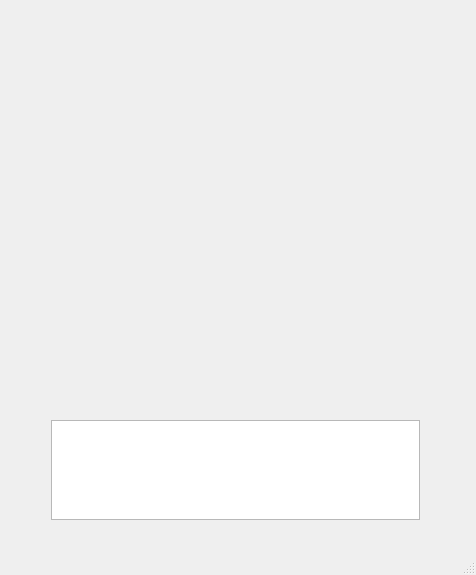
<?xml version="1.0" encoding="UTF-8"?>
<ui version="4.0">
 <class>MainWindow</class>
 <widget class="QMainWindow" name="MainWindow">
  <property name="geometry">
   <rect>
    <x>0</x>
    <y>0</y>
    <width>476</width>
    <height>575</height>
   </rect>
  </property>
  <property name="font">
   <font>
    <pointsize>12</pointsize>
   </font>
  </property>
  <property name="windowTitle">
   <string>Figures</string>
  </property>
  <property name="locale">
   <locale language="Ukrainian" country="Ukraine"/>
  </property>
  <widget class="QWidget" name="centralWidget">
   <widget class="QWidget" name="gridLayoutWidget">
    <property name="geometry">
     <rect>
      <x>20</x>
      <y>10</y>
      <width>431</width>
      <height>521</height>
     </rect>
    </property>
    <layout class="QGridLayout" name="gridLayout">
     <item row="3" column="1" colspan="3">
      <widget class="QTextEdit" name="textEdit">
       <property name="sizePolicy">
        <sizepolicy hsizetype="Preferred" vsizetype="Preferred">
         <horstretch>0</horstretch>
         <verstretch>0</verstretch>
        </sizepolicy>
       </property>
       <property name="maximumSize">
        <size>
         <width>2000</width>
         <height>100</height>
        </size>
       </property>
       <property name="baseSize">
        <size>
         <width>0</width>
         <height>0</height>
        </size>
       </property>
      </widget>
     </item>
     <item row="0" column="2">
      <spacer name="horizontalSpacer_2">
       <property name="orientation">
        <enum>Qt::Horizontal</enum>
       </property>
       <property name="sizeHint" stdset="0">
        <size>
         <width>40</width>
         <height>20</height>
        </size>
       </property>
      </spacer>
     </item>
     <item row="1" column="0">
      <spacer name="verticalSpacer_3">
       <property name="orientation">
        <enum>Qt::Vertical</enum>
       </property>
       <property name="sizeHint" stdset="0">
        <size>
         <width>20</width>
         <height>40</height>
        </size>
       </property>
      </spacer>
     </item>
     <item row="1" column="4">
      <spacer name="verticalSpacer">
       <property name="orientation">
        <enum>Qt::Vertical</enum>
       </property>
       <property name="sizeHint" stdset="0">
        <size>
         <width>20</width>
         <height>40</height>
        </size>
       </property>
      </spacer>
     </item>
     <item row="1" column="1" colspan="3">
      <layout class="QHBoxLayout" name="view2"/>
     </item>
    </layout>
   </widget>
  </widget>
  <widget class="QMenuBar" name="menuBar">
   <property name="geometry">
    <rect>
     <x>0</x>
     <y>0</y>
     <width>476</width>
     <height>21</height>
    </rect>
   </property>
  </widget>
  <widget class="QStatusBar" name="statusBar"/>
 </widget>
 <layoutdefault spacing="6" margin="11"/>
 <resources/>
 <connections/>
</ui>
